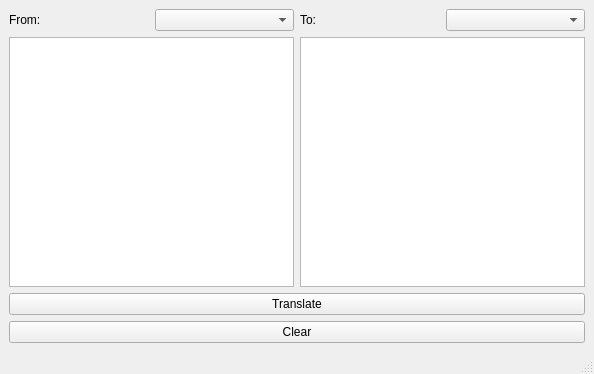
<?xml version="1.0" encoding="UTF-8"?>
<ui version="4.0">
 <class>MainWindow</class>
 <widget class="QMainWindow" name="MainWindow">
  <property name="geometry">
   <rect>
    <x>0</x>
    <y>0</y>
    <width>594</width>
    <height>374</height>
   </rect>
  </property>
  <property name="windowTitle">
   <string>MainWindow</string>
  </property>
  <widget class="QWidget" name="centralwidget">
   <layout class="QGridLayout" name="gridLayout">
    <item row="0" column="0">
     <layout class="QVBoxLayout" name="mainLayout">
      <item>
       <layout class="QHBoxLayout" name="horizontalLayout_4">
        <item>
         <layout class="QHBoxLayout" name="fromLayout">
          <item>
           <widget class="QLabel" name="fromLabel">
            <property name="text">
             <string>From:</string>
            </property>
           </widget>
          </item>
          <item>
           <widget class="QComboBox" name="fromComboBox"/>
          </item>
         </layout>
        </item>
        <item>
         <layout class="QHBoxLayout" name="toLayout">
          <item>
           <widget class="QLabel" name="toLabel">
            <property name="text">
             <string>To:</string>
            </property>
           </widget>
          </item>
          <item>
           <widget class="QComboBox" name="toComboBox"/>
          </item>
         </layout>
        </item>
       </layout>
      </item>
      <item>
       <layout class="QHBoxLayout" name="editLayout">
        <item>
         <widget class="QTextEdit" name="fromEdit"/>
        </item>
        <item>
         <widget class="QTextEdit" name="toEdit"/>
        </item>
       </layout>
      </item>
      <item>
       <widget class="QPushButton" name="translateButton">
        <property name="text">
         <string>Translate</string>
        </property>
       </widget>
      </item>
      <item>
       <widget class="QPushButton" name="clearButton">
        <property name="text">
         <string>Clear</string>
        </property>
       </widget>
      </item>
     </layout>
    </item>
   </layout>
  </widget>
  <widget class="QMenuBar" name="menubar">
   <property name="geometry">
    <rect>
     <x>0</x>
     <y>0</y>
     <width>594</width>
     <height>34</height>
    </rect>
   </property>
  </widget>
  <widget class="QStatusBar" name="statusbar"/>
 </widget>
 <resources/>
 <connections>
  <connection>
   <sender>clearButton</sender>
   <signal>clicked()</signal>
   <receiver>toEdit</receiver>
   <slot>clear()</slot>
   <hints>
    <hint type="sourcelabel">
     <x>290</x>
     <y>367</y>
    </hint>
    <hint type="destinationlabel">
     <x>428</x>
     <y>191</y>
    </hint>
   </hints>
  </connection>
  <connection>
   <sender>clearButton</sender>
   <signal>clicked()</signal>
   <receiver>fromEdit</receiver>
   <slot>clear()</slot>
   <hints>
    <hint type="sourcelabel">
     <x>290</x>
     <y>367</y>
    </hint>
    <hint type="destinationlabel">
     <x>152</x>
     <y>191</y>
    </hint>
   </hints>
  </connection>
 </connections>
</ui>
